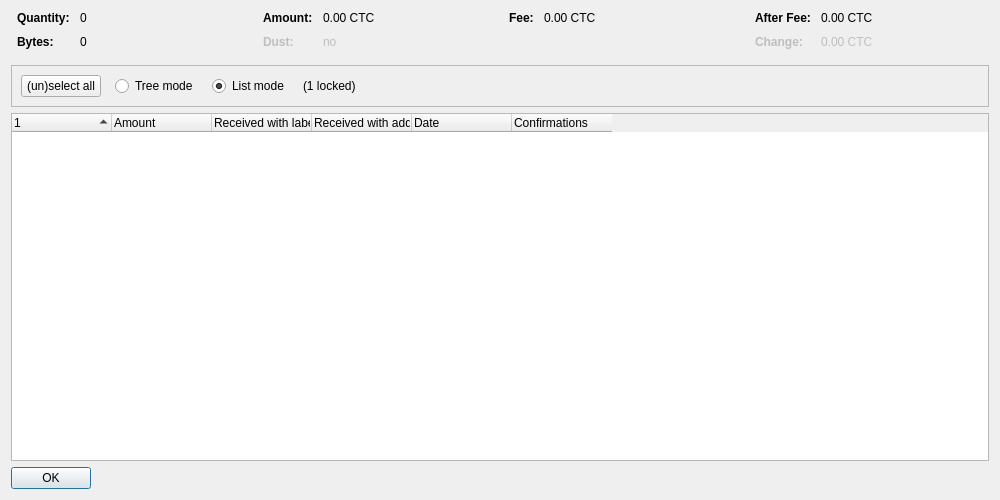
<?xml version="1.0" encoding="UTF-8"?>
<ui version="4.0">
 <class>CoinControlDialog</class>
 <widget class="QDialog" name="CoinControlDialog">
  <property name="geometry">
   <rect>
    <x>0</x>
    <y>0</y>
    <width>1000</width>
    <height>500</height>
   </rect>
  </property>
  <property name="windowTitle">
   <string>Coin Selection</string>
  </property>
  <layout class="QVBoxLayout" name="verticalLayout">
   <item>
    <layout class="QHBoxLayout" name="horizontalLayoutTop" stretch="0,0,0,0">
     <property name="topMargin">
      <number>0</number>
     </property>
     <property name="bottomMargin">
      <number>10</number>
     </property>
     <item>
      <layout class="QFormLayout" name="formLayoutCoinControl1">
       <property name="horizontalSpacing">
        <number>10</number>
       </property>
       <property name="verticalSpacing">
        <number>10</number>
       </property>
       <property name="leftMargin">
        <number>6</number>
       </property>
       <property name="rightMargin">
        <number>6</number>
       </property>
       <item row="0" column="0">
        <widget class="QLabel" name="labelCoinControlQuantityText">
         <property name="font">
          <font>
           <weight>75</weight>
           <bold>true</bold>
          </font>
         </property>
         <property name="text">
          <string>Quantity:</string>
         </property>
        </widget>
       </item>
       <item row="0" column="1">
        <widget class="QLabel" name="labelCoinControlQuantity">
         <property name="cursor">
          <cursorShape>IBeamCursor</cursorShape>
         </property>
         <property name="contextMenuPolicy">
          <enum>Qt::ActionsContextMenu</enum>
         </property>
         <property name="text">
          <string notr="true">0</string>
         </property>
         <property name="textInteractionFlags">
          <set>Qt::LinksAccessibleByMouse|Qt::TextSelectableByKeyboard|Qt::TextSelectableByMouse</set>
         </property>
        </widget>
       </item>
       <item row="1" column="0">
        <widget class="QLabel" name="labelCoinControlBytesText">
         <property name="font">
          <font>
           <weight>75</weight>
           <bold>true</bold>
          </font>
         </property>
         <property name="text">
          <string>Bytes:</string>
         </property>
        </widget>
       </item>
       <item row="1" column="1">
        <widget class="QLabel" name="labelCoinControlBytes">
         <property name="cursor">
          <cursorShape>IBeamCursor</cursorShape>
         </property>
         <property name="contextMenuPolicy">
          <enum>Qt::ActionsContextMenu</enum>
         </property>
         <property name="text">
          <string notr="true">0</string>
         </property>
         <property name="textInteractionFlags">
          <set>Qt::LinksAccessibleByMouse|Qt::TextSelectableByKeyboard|Qt::TextSelectableByMouse</set>
         </property>
        </widget>
       </item>
      </layout>
     </item>
     <item>
      <layout class="QFormLayout" name="formLayoutCoinControl2">
       <property name="horizontalSpacing">
        <number>10</number>
       </property>
       <property name="verticalSpacing">
        <number>10</number>
       </property>
       <property name="leftMargin">
        <number>6</number>
       </property>
       <property name="rightMargin">
        <number>6</number>
       </property>
       <item row="0" column="0">
        <widget class="QLabel" name="labelCoinControlAmountText">
         <property name="font">
          <font>
           <weight>75</weight>
           <bold>true</bold>
          </font>
         </property>
         <property name="text">
          <string>Amount:</string>
         </property>
        </widget>
       </item>
       <item row="0" column="1">
        <widget class="QLabel" name="labelCoinControlAmount">
         <property name="cursor">
          <cursorShape>IBeamCursor</cursorShape>
         </property>
         <property name="contextMenuPolicy">
          <enum>Qt::ActionsContextMenu</enum>
         </property>
         <property name="text">
          <string notr="true">0.00 CTC</string>
         </property>
         <property name="textInteractionFlags">
          <set>Qt::LinksAccessibleByMouse|Qt::TextSelectableByKeyboard|Qt::TextSelectableByMouse</set>
         </property>
        </widget>
       </item>
       <item row="1" column="0">
        <widget class="QLabel" name="labelCoinControlLowOutputText">
         <property name="enabled">
          <bool>false</bool>
         </property>
         <property name="font">
          <font>
           <weight>75</weight>
           <bold>true</bold>
          </font>
         </property>
         <property name="text">
          <string>Dust:</string>
         </property>
        </widget>
       </item>
       <item row="1" column="1">
        <widget class="QLabel" name="labelCoinControlLowOutput">
         <property name="enabled">
          <bool>false</bool>
         </property>
         <property name="cursor">
          <cursorShape>IBeamCursor</cursorShape>
         </property>
         <property name="contextMenuPolicy">
          <enum>Qt::ActionsContextMenu</enum>
         </property>
         <property name="text">
          <string notr="true">no</string>
         </property>
         <property name="textInteractionFlags">
          <set>Qt::LinksAccessibleByMouse|Qt::TextSelectableByKeyboard|Qt::TextSelectableByMouse</set>
         </property>
        </widget>
       </item>
      </layout>
     </item>
     <item>
      <layout class="QFormLayout" name="formLayoutCoinControl3">
       <property name="horizontalSpacing">
        <number>10</number>
       </property>
       <property name="verticalSpacing">
        <number>10</number>
       </property>
       <property name="leftMargin">
        <number>6</number>
       </property>
       <property name="rightMargin">
        <number>6</number>
       </property>
       <item row="0" column="0">
        <widget class="QLabel" name="labelCoinControlFeeText">
         <property name="font">
          <font>
           <weight>75</weight>
           <bold>true</bold>
          </font>
         </property>
         <property name="text">
          <string>Fee:</string>
         </property>
        </widget>
       </item>
       <item row="0" column="1">
        <widget class="QLabel" name="labelCoinControlFee">
         <property name="cursor">
          <cursorShape>IBeamCursor</cursorShape>
         </property>
         <property name="contextMenuPolicy">
          <enum>Qt::ActionsContextMenu</enum>
         </property>
         <property name="text">
          <string notr="true">0.00 CTC</string>
         </property>
         <property name="textInteractionFlags">
          <set>Qt::LinksAccessibleByMouse|Qt::TextSelectableByKeyboard|Qt::TextSelectableByMouse</set>
         </property>
        </widget>
       </item>
      </layout>
     </item>
     <item>
      <layout class="QFormLayout" name="formLayoutCoinControl4">
       <property name="horizontalSpacing">
        <number>10</number>
       </property>
       <property name="verticalSpacing">
        <number>10</number>
       </property>
       <property name="leftMargin">
        <number>6</number>
       </property>
       <property name="rightMargin">
        <number>6</number>
       </property>
       <item row="0" column="0">
        <widget class="QLabel" name="labelCoinControlAfterFeeText">
         <property name="font">
          <font>
           <weight>75</weight>
           <bold>true</bold>
          </font>
         </property>
         <property name="text">
          <string>After Fee:</string>
         </property>
        </widget>
       </item>
       <item row="0" column="1">
        <widget class="QLabel" name="labelCoinControlAfterFee">
         <property name="cursor">
          <cursorShape>IBeamCursor</cursorShape>
         </property>
         <property name="contextMenuPolicy">
          <enum>Qt::ActionsContextMenu</enum>
         </property>
         <property name="text">
          <string notr="true">0.00 CTC</string>
         </property>
         <property name="textInteractionFlags">
          <set>Qt::LinksAccessibleByMouse|Qt::TextSelectableByKeyboard|Qt::TextSelectableByMouse</set>
         </property>
        </widget>
       </item>
       <item row="1" column="0">
        <widget class="QLabel" name="labelCoinControlChangeText">
         <property name="enabled">
          <bool>false</bool>
         </property>
         <property name="font">
          <font>
           <weight>75</weight>
           <bold>true</bold>
          </font>
         </property>
         <property name="text">
          <string>Change:</string>
         </property>
        </widget>
       </item>
       <item row="1" column="1">
        <widget class="QLabel" name="labelCoinControlChange">
         <property name="enabled">
          <bool>false</bool>
         </property>
         <property name="cursor">
          <cursorShape>IBeamCursor</cursorShape>
         </property>
         <property name="contextMenuPolicy">
          <enum>Qt::ActionsContextMenu</enum>
         </property>
         <property name="text">
          <string notr="true">0.00 CTC</string>
         </property>
         <property name="textInteractionFlags">
          <set>Qt::LinksAccessibleByMouse|Qt::TextSelectableByKeyboard|Qt::TextSelectableByMouse</set>
         </property>
        </widget>
       </item>
      </layout>
     </item>
    </layout>
   </item>
   <item>
    <widget class="QFrame" name="frame">
     <property name="minimumSize">
      <size>
       <width>0</width>
       <height>40</height>
      </size>
     </property>
     <property name="frameShape">
      <enum>QFrame::StyledPanel</enum>
     </property>
     <property name="frameShadow">
      <enum>QFrame::Sunken</enum>
     </property>
     <layout class="QHBoxLayout" name="horizontalLayout">
      <item>
       <layout class="QHBoxLayout" name="horizontalLayoutPanel" stretch="0,0,0,0,0">
        <property name="spacing">
         <number>14</number>
        </property>
        <item>
         <widget class="QPushButton" name="pushButtonSelectAll">
          <property name="sizePolicy">
           <sizepolicy hsizetype="Maximum" vsizetype="Fixed">
            <horstretch>0</horstretch>
            <verstretch>0</verstretch>
           </sizepolicy>
          </property>
          <property name="text">
           <string>(un)select all</string>
          </property>
          <property name="autoDefault">
           <bool>false</bool>
          </property>
         </widget>
        </item>
        <item>
         <widget class="QRadioButton" name="radioTreeMode">
          <property name="sizePolicy">
           <sizepolicy hsizetype="Maximum" vsizetype="Fixed">
            <horstretch>0</horstretch>
            <verstretch>0</verstretch>
           </sizepolicy>
          </property>
          <property name="text">
           <string>Tree mode</string>
          </property>
         </widget>
        </item>
        <item>
         <widget class="QRadioButton" name="radioListMode">
          <property name="sizePolicy">
           <sizepolicy hsizetype="Maximum" vsizetype="Fixed">
            <horstretch>0</horstretch>
            <verstretch>0</verstretch>
           </sizepolicy>
          </property>
          <property name="text">
           <string>List mode</string>
          </property>
          <property name="checked">
           <bool>true</bool>
          </property>
         </widget>
        </item>
        <item>
         <widget class="QLabel" name="labelLocked">
          <property name="text">
           <string notr="true">(1 locked)</string>
          </property>
         </widget>
        </item>
        <item>
         <spacer name="horizontalSpacer">
          <property name="orientation">
           <enum>Qt::Horizontal</enum>
          </property>
          <property name="sizeHint" stdset="0">
           <size>
            <width>40</width>
            <height>20</height>
           </size>
          </property>
         </spacer>
        </item>
       </layout>
      </item>
     </layout>
    </widget>
   </item>
   <item>
    <widget class="CoinControlTreeWidget" name="treeWidget">
     <property name="contextMenuPolicy">
      <enum>Qt::CustomContextMenu</enum>
     </property>
     <property name="sortingEnabled">
      <bool>false</bool>
     </property>
     <property name="columnCount">
      <number>6</number>
     </property>
     <attribute name="headerShowSortIndicator" stdset="0">
      <bool>true</bool>
     </attribute>
     <attribute name="headerStretchLastSection">
      <bool>false</bool>
     </attribute>
     <column>
      <property name="text">
       <string/>
      </property>
     </column>
     <column>
      <property name="text">
       <string>Amount</string>
      </property>
     </column>
     <column>
      <property name="text">
       <string>Received with label</string>
      </property>
     </column>
     <column>
      <property name="text">
       <string>Received with address</string>
      </property>
     </column>
     <column>
      <property name="text">
       <string>Date</string>
      </property>
     </column>
     <column>
      <property name="text">
       <string>Confirmations</string>
      </property>
      <property name="toolTip">
       <string>Confirmed</string>
      </property>
     </column>
     <column>
      <property name="text">
       <string/>
      </property>
     </column>
     <column>
      <property name="text">
       <string/>
      </property>
     </column>
     <column>
      <property name="text">
       <string/>
      </property>
     </column>
     <column>
      <property name="text">
       <string/>
      </property>
     </column>
    </widget>
   </item>
   <item>
    <widget class="QDialogButtonBox" name="buttonBox">
     <property name="sizePolicy">
      <sizepolicy hsizetype="Maximum" vsizetype="Fixed">
       <horstretch>0</horstretch>
       <verstretch>0</verstretch>
      </sizepolicy>
     </property>
     <property name="orientation">
      <enum>Qt::Horizontal</enum>
     </property>
     <property name="standardButtons">
      <set>QDialogButtonBox::Ok</set>
     </property>
    </widget>
   </item>
  </layout>
 </widget>
 <customwidgets>
  <customwidget>
   <class>CoinControlTreeWidget</class>
   <extends>QTreeWidget</extends>
   <header>qt/coincontroltreewidget.h</header>
  </customwidget>
 </customwidgets>
 <resources/>
 <connections/>
</ui>
